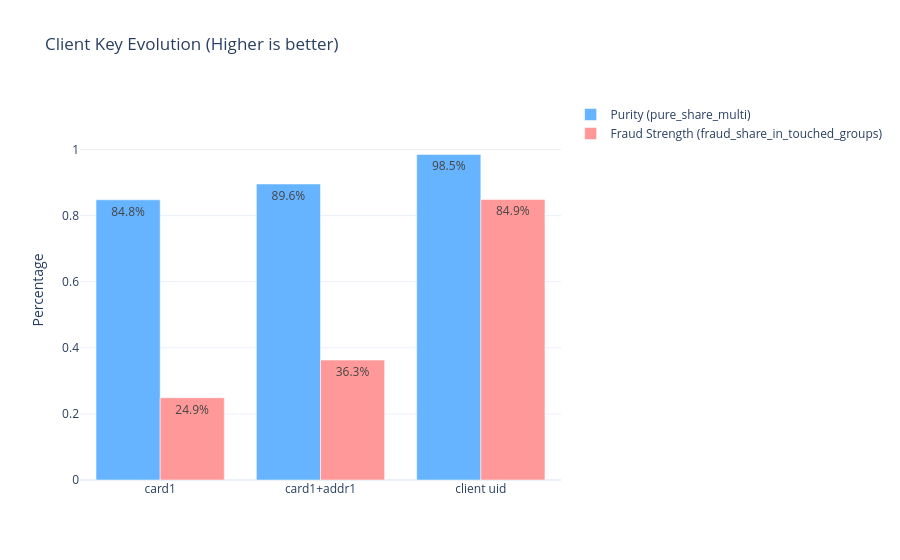

The notebook cell saved with this chart:
### Code cell
labels = comp_df['entity'].to_list()
pure_share = comp_df['pure_share_multi'].to_list()
fraud_share = comp_df['fraud_share_in_touched_groups'].to_list()

fig = go.Figure(data=[
    go.Bar(name='Purity (pure_share_multi)', x=labels, y=pure_share, marker_color='#66b3ff', text=[f"{v*100:.1f}%" for v in pure_share], textposition='auto'),
    go.Bar(name='Fraud Strength (fraud_share_in_touched_groups)', x=labels, y=fraud_share, marker_color='#ff9999', text=[f"{v*100:.1f}%" for v in fraud_share], textposition='auto')
])

fig.update_layout(barmode='group', title='Client Key Evolution (Higher is better)',
                  yaxis_title='Percentage', template='plotly_white')
fig.update_yaxes(range=[0, 1.15])
fig.show()

### Figure 1 — Plotly figure (JSON) as saved in the notebook; plotly's stock layout.template omitted (floating-point values rounded to 4 significant figures)
{"data": [{"marker": {"color": "#66b3ff"}, "name": "Purity (pure_share_multi)", "text": ["84.8%", "89.6%", "98.5%"], "textposition": "auto", "type": "bar", "x": ["card1", "card1+addr1", "client uid"], "y": [0.848, 0.8958, 0.9853]}, {"marker": {"color": "#ff9999"}, "name": "Fraud Strength (fraud_share_in_touched_groups)", "text": ["24.9%", "36.3%", "84.9%"], "textposition": "auto", "type": "bar", "x": ["card1", "card1+addr1", "client uid"], "y": [0.249, 0.363, 0.8489]}], "layout": {"barmode": "group", "title": {"text": "Client Key Evolution (Higher is better)"}, "yaxis": {"range": [0, 1.15], "title": {"text": "Percentage"}}}}
